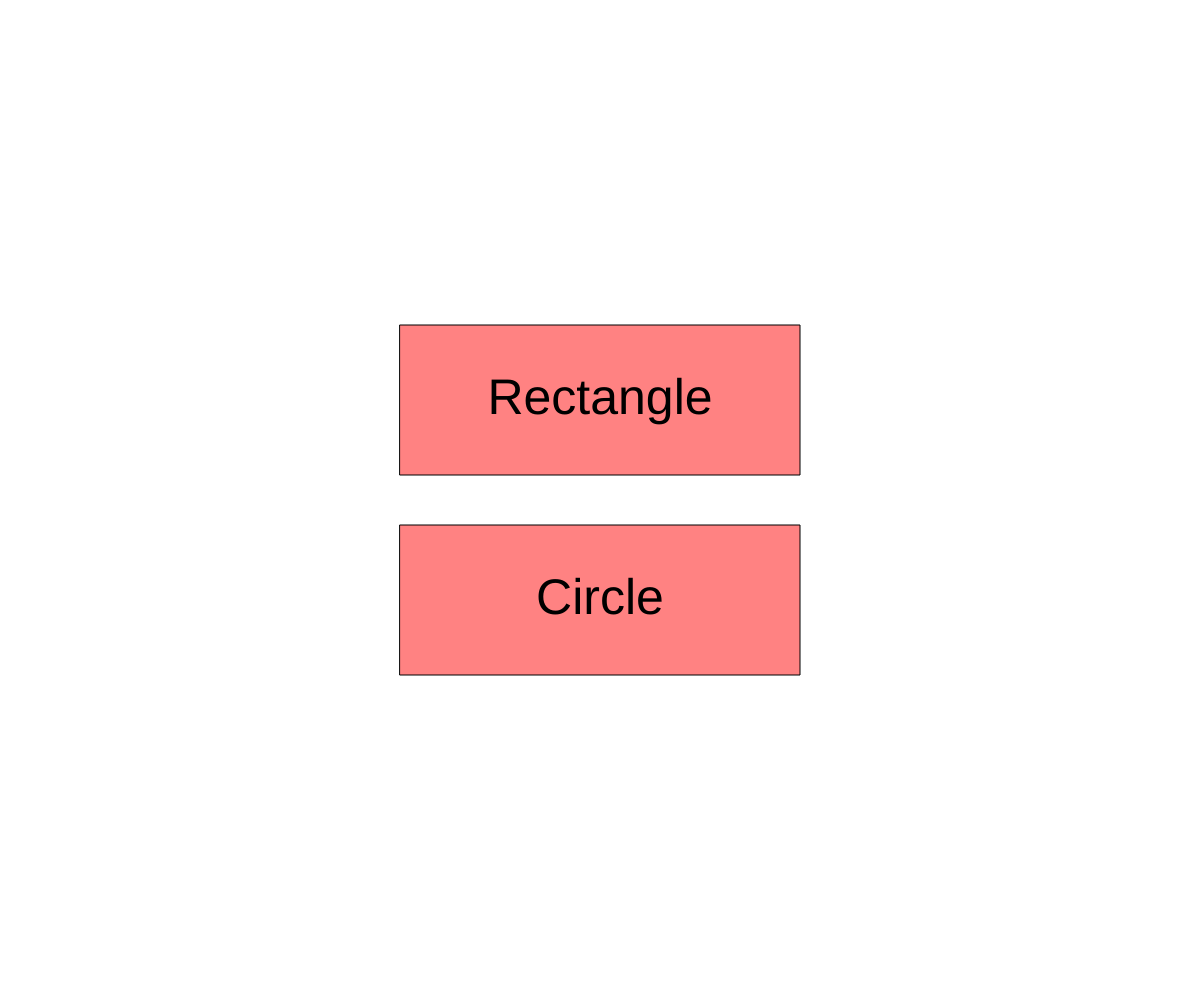
Frame 1 (no input)
Frame 60 (no input): identical to frame 1, image omitted
Frame 120 (the mouse pressed at the canvas centre since frame 60): identical to frame 1, image omitted

The p5.js sketch that drew this single still picture (run headless with seeded random() and noise() and a simulated clock; from frame 60 on, the mouse is pressed at the canvas centre):

// p5.js sketch
// ── sketch.js
// Project Title
// Your Name
// Date
//
// Extra for Experts:
// - describe what you did to take this project "above and beyond"


let x;
let y;
let dx;
let dy;
let radius = 100;
let rectSize = 100;
let state = "menu";

function setup() {
  createCanvas(windowWidth, windowHeight);
  
  x = width/2;
  y = height/2;
  dx = random(-15, 15);
  dy = random(-15, 15);
}

function draw() {
  background(255);

  if (state === "menu") {
    showMenu();
    isButtonClicked();
  }
  else if (state === "circle") {
    moveIt();
    displayCircle();
  }
  else if (state === "rectangle") {
    moveIt();
    displayRectangle();
  }
}


function showMenu() {
  // show rectangle button
  rectMode(CENTER);
  fill(255, 0, 0, 125);
  rect(width/2, height/2 - 100, 400, 150);
  textAlign(CENTER, CENTER);
  textSize(50);
  fill(0);
  text("Rectangle", width/2, height/2 - 100);

  // show circle button
  fill(255, 0, 0, 125);
  rect(width/2, height/2 + 100, 400, 150);
  fill(0);
  text("Circle", width/2, height/2 + 100);
}

function isButtonClicked() {
  if (mouseIsPressed) {
    // check for rectangle button
    if (mouseX > width/2 - 200 && mouseX < width/2 + 200 &&
        mouseY > height/2 - 100 - 75 && mouseY < height/2 - 100 + 75) {
          state = "rectangle";
    }

    // check for circle button
    if (mouseX > width/2 - 200 && mouseX < width/2 + 200 &&
      mouseY > height/2 + 100 - 75 && mouseY < height/2 + 100 + 75) {
        state = "circle";
    }
  }
}


function windowResized() {
  setup();
}

function moveIt() {
  // move
  x += dx;
  y += dy;
}

function displayCircle() {
  // bounce if needed
  if (x > width - radius/2 || x < 0 + radius/2) {
    dx *= -1;
  }

  if (y > height - radius/2 || y < 0 + radius/2) {
    dy *= -1;
  }

  fill(0);
  circle(x, y, radius);
}

function displayRectangle() {
  // bounce if needed
  if (x > width - rectSize || x < 0) {
    dx *= -1;
  }

  if (y > height - rectSize || y < 0) {
    dy *= -1;
  }

  fill(0);
  rect(x, y, rectSize, rectSize);
}
